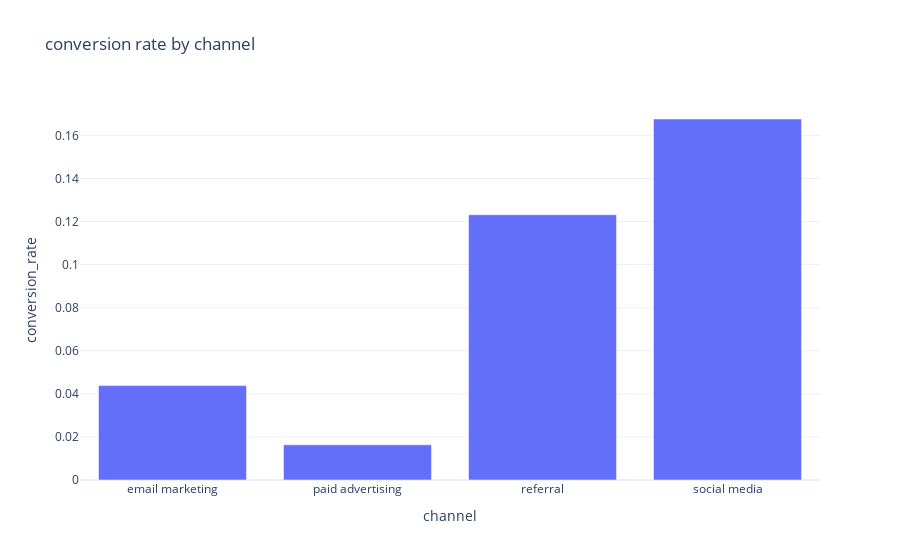

The notebook cell saved with this chart:
### Code cell
fig=px.bar(conversion_by_channel,
           x='channel',
           y='conversion_rate',
           title='conversion rate by channel')
fig.show()

### Figure 1 — Plotly figure (JSON) as saved in the notebook; plotly's stock layout.template omitted (floating-point values rounded to 4 significant figures)
{"data": [{"hovertemplate": "channel=%{x}<br>conversion_rate=%{y}<extra></extra>", "legendgroup": "", "marker": {"color": "#636efa", "pattern": {"shape": ""}}, "name": "", "orientation": "v", "showlegend": false, "textposition": "auto", "type": "bar", "x": ["email marketing", "paid advertising", "referral", "social media"], "xaxis": "x", "y": [0.04382, 0.01634, 0.1231, 0.1676], "yaxis": "y"}], "layout": {"barmode": "relative", "legend": {"tracegroupgap": 0}, "title": {"text": "conversion rate by channel"}, "xaxis": {"anchor": "y", "domain": [0, 1], "title": {"text": "channel"}}, "yaxis": {"anchor": "x", "domain": [0, 1], "title": {"text": "conversion_rate"}}}}
